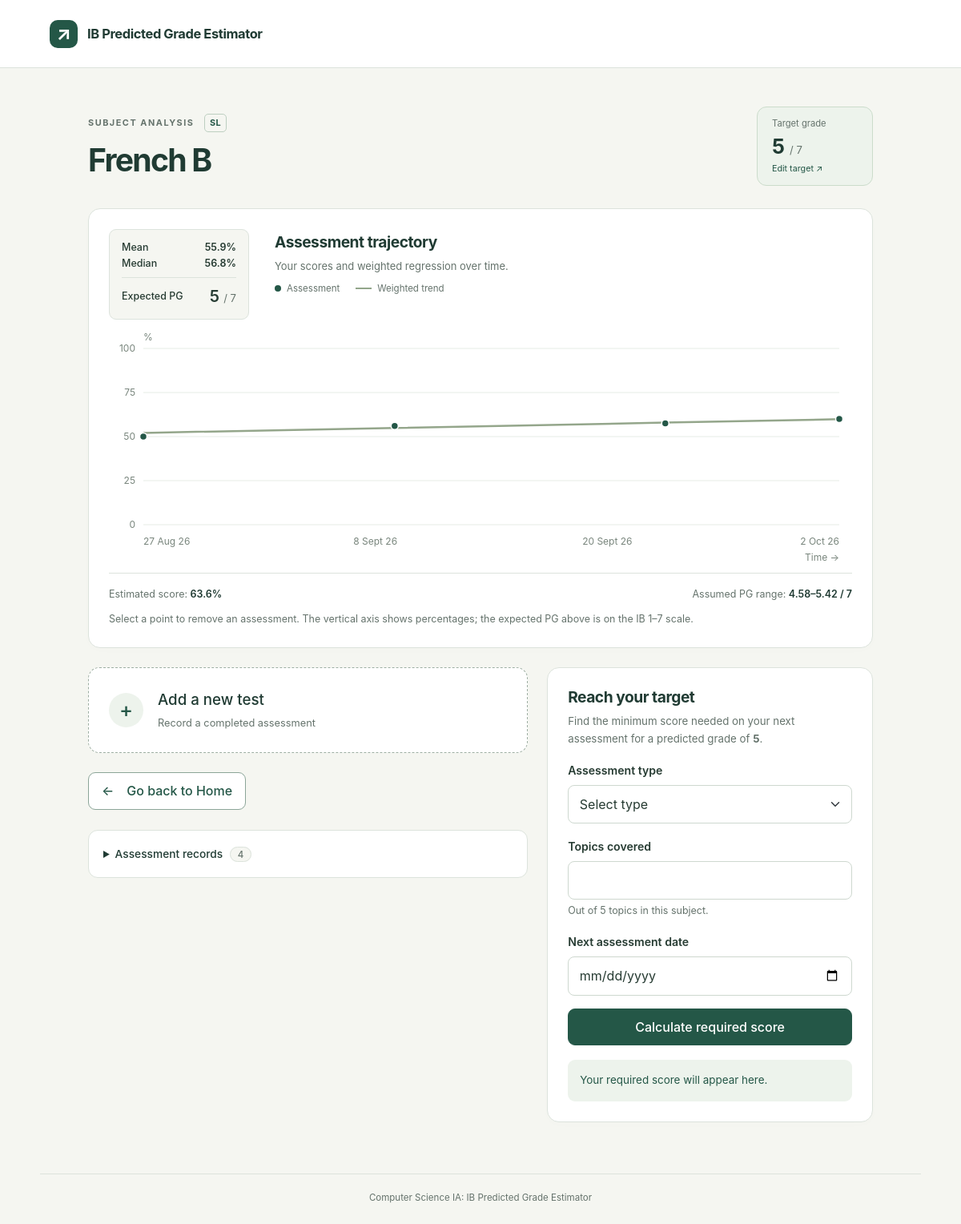
The app's page /subject/2 (signed in) with its own data.
### tables this page shows
CREATE TABLE subjects(subject_id INTEGER PRIMARY KEY,
									subject_name VARCHAR(50) NOT NULL,
                                    level VARCHAR(2) NOT NULL
                                    CHECK(level IN ('HL','SL')),
                                    total_topics INTEGER NOT NULL
                                    CHECK(total_topics > 0),
                                    
                                    UNIQUE(subject_name, level));

CREATE TABLE user_subjects(user_subject_id INTEGER PRIMARY KEY,
										 user_id INTEGER NOT NULL,
                                         subject_id INTEGER NOT NULL,
                                         target_grade INTEGER NOT NULL
                                         CHECK(target_grade BETWEEN 1 AND 7),
                                         
                                         FOREIGN KEY (user_id) REFERENCES users(user_id)
                                         ON DELETE CASCADE,
                                         FOREIGN KEY (subject_id) REFERENCES subjects(subject_id));

### app.py (the view)
@app.route("/subject/<int:user_subject_id>")
def load_assessments(user_subject_id):
    if "user_id" not in session:
        return redirect(url_for("login"))
    connection = get_db()
    cursor = connection.cursor()
    command = """SELECT user_subjects.user_subject_id,
                        user_subjects.subject_id,
                        user_subjects.target_grade,
                        subjects.subject_name,
                        subjects.level,
                        subjects.total_topics
                FROM user_subjects JOIN subjects
                    ON user_subjects.subject_id = subjects.subject_id
                WHERE user_subjects.user_subject_id=? AND user_subjects.user_id=?"""
    cursor.execute(command, (user_subject_id, session["user_id"]))
    subject = cursor.fetchone() # row containing specific subject info for user
    if subject is None:
        connection.close()
        flash("Invalid subject")
        return redirect(url_for("home"))
    cursor.execute("SELECT * FROM assessments WHERE user_subject_id=? ORDER BY assessment_date", (user_subject_id,))
    assessments = cursor.fetchall()
    connection.close()
    boundaries = get_boundaries(subject["subject_id"], 2025, "May")
    analysis = analyse_subject(assessments, subject["total_topics"], boundaries)
    today = date.today().isoformat()
    if assessments:
        latest_date = assessments[-1]["assessment_date"]
        earliest_advice_date = max(today, latest_date)
    else:
        earliest_advice_date = today
    return render_template("subject.html", subject=subject, assessments=assessments, analysis=analysis, today=today, earliest_advice_date=earliest_advice_date)

### app.py (called while the page is built)
def get_boundaries(subject_id, exam_year, exam_session):
    connection = get_db()
    cursor = connection.cursor()
    command = """SELECT grade, lower_boundary
                 FROM grade_boundaries
                 WHERE subject_id=? AND exam_year=? AND exam_session=?
                 ORDER BY grade"""
    cursor.execute(command, (subject_id, exam_year, exam_session))
    rows = cursor.fetchall()
    connection.close()
    boundaries = {}
    for boundary in rows:
        boundaries[boundary["grade"]] = boundary["lower_boundary"]
    return boundaries

### database.py (called while the page is built)
def get_db():
    connection = sqlite3.connect("database.db")
    connection.execute("PRAGMA foreign_keys = ON")
    connection.row_factory = sqlite3.Row
    return connection

### logic.py (called while the page is built)
def number(num):
    try:
        num = float(num)
    except (ValueError, TypeError, OverflowError):
        raise ValueError("Error: wrong type/value")
    if not isfinite(num):
        raise ValueError("Error: not finite")
    return num

def integer(num):
    num = number(num)
    if not num.is_integer():
        raise ValueError("Error: not an integer")
    return int(num)

def percentage(score, maximum_score):
    score, maximum_score = number(score), number(maximum_score)
    if maximum_score <= 0:
        raise ValueError("maximum score must be greater than 0")
    if not (0 <= score <= maximum_score):
        raise ValueError("score must be within 0 and max_score")
    return 100 * (score / maximum_score)

def days_between(first_date, second_date):
    try:
        first_date = date.fromisoformat(first_date)
        second_date = date.fromisoformat(second_date)
    except (ValueError, TypeError):
        raise ValueError("Invalid date")
    return (second_date - first_date).days

def score_to_grade(score, maximum_score, boundaries):
    score = percentage(score, maximum_score)
    for grade in range(7,0,-1):
        if score >= boundaries[grade]:
            return grade

def assessment_type_weight(assessment_type):
    weights = {
        "Learning Experience": 0.05,
        "Formative": 0.25,
        "Summative": 0.75,
        "Mock Exam": 1,
        "IA": 1
    }
    if assessment_type not in weights:
        raise ValueError("Invalid assessment type")
    return weights[assessment_type]

def mean(scores):   # must take list of scores in percentage form
    if len(scores) == 0:
        raise ValueError("No scores available")
    return sum(scores) / len(scores)

### templates/subject.html (shortened to what this page needs)
{% extends 'base.html' %}
{% from '_macros.html' import value, uncertainty, grades, assessment_fields %}
{% block content %}
<div class="subject-shell">
  <div class="page-heading subject-heading">
    <div><p class="eyebrow">SUBJECT ANALYSIS <span class="level-badge">{{ subject['level'] }}</span></p><h1>{{ subject['subject_name'] }}</h1></div>
    <button type="button" class="target-button" data-bs-toggle="modal" data-bs-target="#target-modal"><span>Target grade</span><strong>{{ subject['target_grade'] }} <small>/ 7</small></strong><span class="target-edit">Edit target ↗</span></button>
  </div>
  <section class="card chart-card" aria-labelledby="trajectory-title">
    <div class="chart-top">
      <dl class="chart-stats mb-0">
        <div><dt>Mean</dt><dd>{{ value(analysis['mean'], '%') }}</dd></div>
        <div><dt>Median</dt><dd>{{ value(analysis['median'], '%') }}</dd></div>
        <div class="pg-stat"><dt>Expected PG</dt><dd>{{ value(analysis['predicted_grade'], '', 0) }} <small>/ 7</small></dd></div>
      </dl>
      <div class="chart-heading"><h2 id="trajectory-title">Assessment trajectory</h2><p class="text-secondary mb-2">Your scores and weighted regression over time.</p><div class="chart-legend"><span><i class="legend-dot"></i>Assessment</span><span><i class="legend-line"></i>Weighted trend</span></div></div>
    </div>
    <div id="trajectory-chart" class="trajectory-chart" aria-label="Assessment percentage scores plotted by date"></div>
    <div class="chart-footnote"><span>Estimated score: <strong>{{ value(analysis['predicted_percentage'], '%') }}</strong></span><span>Assumed PG range: <strong>{{ uncertainty(analysis['uncertainty_range'], 7) }}</strong></span></div>
    <p class="form-text mb-0">Select a point to remove an assessment. The vertical axis shows percentages; the expected PG above is on the IB 1–7 scale.</p>
  </section>
  <div class="subject-bottom">
    <div class="subject-actions">
      <button class="add-test-button" type="button" data-bs-toggle="modal" data-bs-target="#add-assessment-modal"><span class="plus-icon" aria-hidden="true">+</span><span>Add a new test<small>Record a completed assessment</small></span></button>
      <a class="btn btn-outline-primary back-home" href="{{ url_for('home') }}"><span aria-hidden="true">←</span> Go back to Home</a>
      <details class="assessment-records">
        <summary>Assessment records <span class="count-badge">{{ assessments|length }}</span></summary>
      </details>
    </div>
    <section class="card advice-card" aria-labelledby="advice-title">
      <h2 id="advice-title">Reach your target</h2><p class="text-secondary">Find the minimum score needed on your next assessment for a predicted grade of <strong>{{ subject['target_grade'] }}</strong>.</p>
      <form id="advice-form" method="post" action="{{ url_for('advice', user_subject_id=subject['user_subject_id']) }}">
        {{ assessment_fields('advice', subject['total_topics'], earliest_advice_date) }}
        <button type="submit" class="btn btn-primary w-100" {% if not assessments %}disabled{% endif %}>Calculate required score</button>
      </form>
      <div id="advice-result" class="advice-result" role="status" aria-live="polite" aria-atomic="true">{% if not assessments %}Add a completed assessment first to calculate advice.{% else %}Your required score will appear here.{% endif %}</div>
    </section>
  </div>
</div>
{% endblock %}

### records on screen
subjects: level "SL", subject_name "French B"
user_subjects: target_grade "5"

### other values on screen
{{ ('%.' ~ decimals ~ 'f')|format(number) }} "55.9 56.8 5 63.6 4.58 5.42"
{{ suffix }} "% % %"
{{ maximum }} "7"
{{ assessments|length }} "4"
{{ total_topics }} "5"
